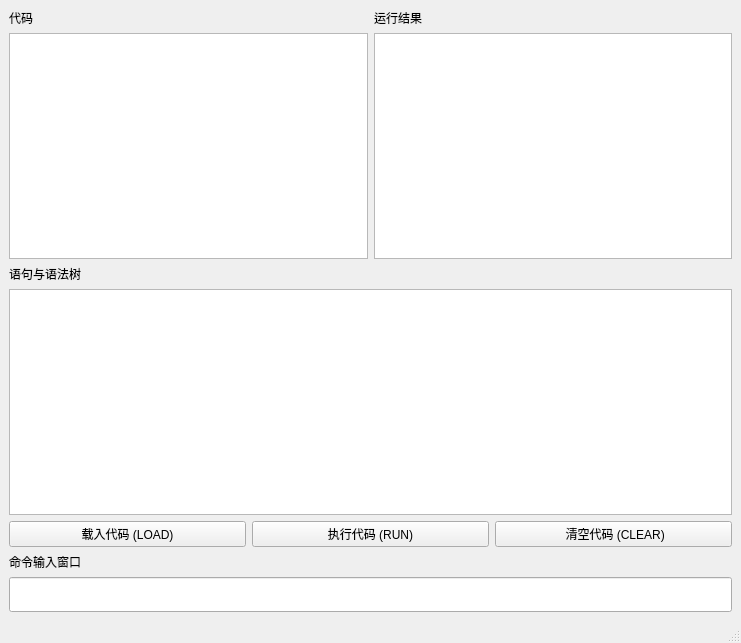
<?xml version="1.0" encoding="UTF-8"?>
<ui version="4.0">
 <class>MainWindow</class>
 <widget class="QMainWindow" name="MainWindow">
  <property name="geometry">
   <rect>
    <x>0</x>
    <y>0</y>
    <width>741</width>
    <height>643</height>
   </rect>
  </property>
  <property name="sizePolicy">
   <sizepolicy hsizetype="Preferred" vsizetype="Preferred">
    <horstretch>0</horstretch>
    <verstretch>0</verstretch>
   </sizepolicy>
  </property>
  <property name="windowTitle">
   <string>GuiBasic</string>
  </property>
  <widget class="QWidget" name="centralwidget">
   <property name="sizePolicy">
    <sizepolicy hsizetype="Expanding" vsizetype="Expanding">
     <horstretch>0</horstretch>
     <verstretch>0</verstretch>
    </sizepolicy>
   </property>
   <layout class="QHBoxLayout" name="horizontalLayout_3">
    <item>
     <layout class="QVBoxLayout" name="verticalLayout">
      <item>
       <layout class="QHBoxLayout" name="horizontalLayout">
        <item>
         <layout class="QVBoxLayout" name="verticalLayout_2">
          <item>
           <widget class="QLabel" name="label">
            <property name="text">
             <string>代码</string>
            </property>
           </widget>
          </item>
          <item>
           <widget class="QTextBrowser" name="codeDisplay">
            <property name="readOnly">
             <bool>true</bool>
            </property>
            <property name="html">
             <string>&lt;!DOCTYPE HTML PUBLIC &quot;-//W3C//DTD HTML 4.0//EN&quot; &quot;http://www.w3.org/TR/REC-html40/strict.dtd&quot;&gt;
&lt;html&gt;&lt;head&gt;&lt;meta name=&quot;qrichtext&quot; content=&quot;1&quot; /&gt;&lt;style type=&quot;text/css&quot;&gt;
p, li { white-space: pre-wrap; }
&lt;/style&gt;&lt;/head&gt;&lt;body style=&quot; font-family:'SimSun'; font-size:9pt; font-weight:400; font-style:normal;&quot;&gt;
&lt;p style=&quot;-qt-paragraph-type:empty; margin-top:0px; margin-bottom:0px; margin-left:0px; margin-right:0px; -qt-block-indent:0; text-indent:0px;&quot;&gt;&lt;br /&gt;&lt;/p&gt;&lt;/body&gt;&lt;/html&gt;</string>
            </property>
           </widget>
          </item>
         </layout>
        </item>
        <item>
         <layout class="QVBoxLayout" name="verticalLayout_4">
          <item>
           <widget class="QLabel" name="label_3">
            <property name="text">
             <string>运行结果</string>
            </property>
           </widget>
          </item>
          <item>
           <widget class="QTextBrowser" name="resultBrowser">
            <property name="html">
             <string>&lt;!DOCTYPE HTML PUBLIC &quot;-//W3C//DTD HTML 4.0//EN&quot; &quot;http://www.w3.org/TR/REC-html40/strict.dtd&quot;&gt;
&lt;html&gt;&lt;head&gt;&lt;meta name=&quot;qrichtext&quot; content=&quot;1&quot; /&gt;&lt;style type=&quot;text/css&quot;&gt;
p, li { white-space: pre-wrap; }
&lt;/style&gt;&lt;/head&gt;&lt;body style=&quot; font-family:'SimSun'; font-size:9pt; font-weight:400; font-style:normal;&quot;&gt;
&lt;p style=&quot;-qt-paragraph-type:empty; margin-top:0px; margin-bottom:0px; margin-left:0px; margin-right:0px; -qt-block-indent:0; text-indent:0px;&quot;&gt;&lt;br /&gt;&lt;/p&gt;&lt;/body&gt;&lt;/html&gt;</string>
            </property>
           </widget>
          </item>
         </layout>
        </item>
       </layout>
      </item>
      <item>
       <layout class="QVBoxLayout" name="verticalLayout_3">
        <item>
         <widget class="QLabel" name="label_2">
          <property name="text">
           <string>语句与语法树</string>
          </property>
         </widget>
        </item>
        <item>
         <widget class="QTextBrowser" name="treeDisplay">
          <property name="readOnly">
           <bool>true</bool>
          </property>
          <property name="html">
           <string>&lt;!DOCTYPE HTML PUBLIC &quot;-//W3C//DTD HTML 4.0//EN&quot; &quot;http://www.w3.org/TR/REC-html40/strict.dtd&quot;&gt;
&lt;html&gt;&lt;head&gt;&lt;meta name=&quot;qrichtext&quot; content=&quot;1&quot; /&gt;&lt;style type=&quot;text/css&quot;&gt;
p, li { white-space: pre-wrap; }
&lt;/style&gt;&lt;/head&gt;&lt;body style=&quot; font-family:'SimSun'; font-size:9pt; font-weight:400; font-style:normal;&quot;&gt;
&lt;p style=&quot;-qt-paragraph-type:empty; margin-top:0px; margin-bottom:0px; margin-left:0px; margin-right:0px; -qt-block-indent:0; text-indent:0px;&quot;&gt;&lt;br /&gt;&lt;/p&gt;&lt;/body&gt;&lt;/html&gt;</string>
          </property>
         </widget>
        </item>
       </layout>
      </item>
      <item>
       <layout class="QHBoxLayout" name="horizontalLayout_2">
        <item>
         <widget class="QPushButton" name="btnLoadCode">
          <property name="text">
           <string>载入代码 (LOAD)</string>
          </property>
         </widget>
        </item>
        <item>
         <widget class="QPushButton" name="btnRunCode">
          <property name="text">
           <string>执行代码 (RUN)</string>
          </property>
         </widget>
        </item>
        <item>
         <widget class="QPushButton" name="btnClearCode">
          <property name="text">
           <string> 清空代码 (CLEAR)</string>
          </property>
         </widget>
        </item>
       </layout>
      </item>
      <item>
       <layout class="QVBoxLayout" name="verticalLayout_5">
        <item>
         <widget class="QLabel" name="label_4">
          <property name="text">
           <string>命令输入窗口</string>
          </property>
         </widget>
        </item>
        <item>
         <widget class="QLineEdit" name="cmdLineEdit">
          <property name="minimumSize">
           <size>
            <width>0</width>
            <height>35</height>
           </size>
          </property>
          <property name="sizeIncrement">
           <size>
            <width>0</width>
            <height>20</height>
           </size>
          </property>
          <property name="font">
           <font>
            <pointsize>16</pointsize>
           </font>
          </property>
         </widget>
        </item>
       </layout>
      </item>
     </layout>
    </item>
   </layout>
  </widget>
  <widget class="QMenuBar" name="menubar">
   <property name="geometry">
    <rect>
     <x>0</x>
     <y>0</y>
     <width>741</width>
     <height>22</height>
    </rect>
   </property>
  </widget>
  <widget class="QStatusBar" name="statusbar"/>
 </widget>
 <resources/>
 <connections/>
</ui>
